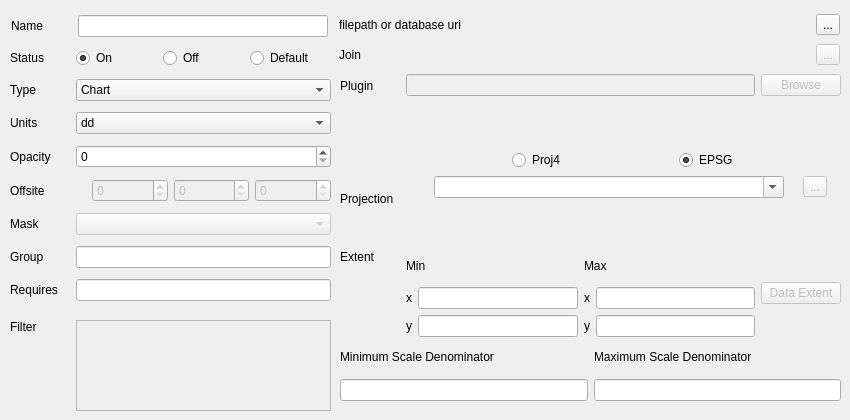
  <widget class="QWidget" name="generalTab">
   <property name="enabled">
    <bool>true</bool>
   </property>
   <attribute name="title">
    <string>General</string>
   </attribute>
   <widget class="QWidget" name="verticalLayoutWidget">
    <property name="geometry">
     <rect>
      <x>10</x>
      <y>10</y>
      <width>321</width>
      <height>315</height>
     </rect>
    </property>
    <layout class="QVBoxLayout" name="verticalLayout">
     <property name="bottomMargin">
      <number>10</number>
     </property>
     <item>
      <layout class="QHBoxLayout" name="horizontalLayout_3">
       <item>
        <widget class="QLabel" name="mf_layerName_label">
         <property name="minimumSize">
          <size>
           <width>60</width>
           <height>0</height>
          </size>
         </property>
         <property name="maximumSize">
          <size>
           <width>60</width>
           <height>16777215</height>
          </size>
         </property>
         <property name="text">
          <string>Name</string>
         </property>
        </widget>
       </item>
       <item>
        <widget class="QLineEdit" name="mf_layerName_value">
         <property name="sizePolicy">
          <sizepolicy hsizetype="Maximum" vsizetype="Fixed">
           <horstretch>0</horstretch>
           <verstretch>0</verstretch>
          </sizepolicy>
         </property>
         <property name="minimumSize">
          <size>
           <width>250</width>
           <height>0</height>
          </size>
         </property>
        </widget>
       </item>
      </layout>
     </item>
     <item>
      <layout class="QHBoxLayout" name="horizontalLayout_4">
       <item>
        <widget class="QLabel" name="mf_status_label">
         <property name="minimumSize">
          <size>
           <width>60</width>
           <height>0</height>
          </size>
         </property>
         <property name="maximumSize">
          <size>
           <width>60</width>
           <height>16777215</height>
          </size>
         </property>
         <property name="text">
          <string>Status</string>
         </property>
        </widget>
       </item>
       <item>
        <widget class="QRadioButton" name="mf_statusOn_radio">
         <property name="text">
          <string>On</string>
         </property>
         <property name="checked">
          <bool>true</bool>
         </property>
        </widget>
       </item>
       <item>
        <widget class="QRadioButton" name="mf_statusOff_radio">
         <property name="text">
          <string>Off</string>
         </property>
        </widget>
       </item>
       <item>
        <widget class="QRadioButton" name="mf_statusDefault_radio">
         <property name="text">
          <string>Default</string>
         </property>
        </widget>
       </item>
      </layout>
     </item>
     <item>
      <layout class="QHBoxLayout" name="horizontalLayout_38">
       <item>
        <widget class="QLabel" name="mf_type_label">
         <property name="minimumSize">
          <size>
           <width>60</width>
           <height>0</height>
          </size>
         </property>
         <property name="maximumSize">
          <size>
           <width>60</width>
           <height>16777215</height>
          </size>
         </property>
         <property name="text">
          <string>Type</string>
         </property>
        </widget>
       </item>
       <item>
        <widget class="QComboBox" name="mf_type_combo">
         <item>
          <property name="text">
           <string>Chart</string>
          </property>
         </item>
         <item>
          <property name="text">
           <string>Circle</string>
          </property>
         </item>
         <item>
          <property name="text">
           <string>Line</string>
          </property>
         </item>
         <item>
          <property name="text">
           <string>Point</string>
          </property>
         </item>
         <item>
          <property name="text">
           <string>Polygon</string>
          </property>
         </item>
         <item>
          <property name="text">
           <string>Raster</string>
          </property>
         </item>
         <item>
          <property name="text">
           <string>Query</string>
          </property>
         </item>
        </widget>
       </item>
      </layout>
     </item>
     <item>
      <layout class="QHBoxLayout" name="horizontalLayout_39">
       <item>
        <widget class="QLabel" name="mf_units_label">
         <property name="minimumSize">
          <size>
           <width>60</width>
           <height>0</height>
          </size>
         </property>
         <property name="maximumSize">
          <size>
           <width>60</width>
           <height>16777215</height>
          </size>
         </property>
         <property name="text">
          <string>Units</string>
         </property>
        </widget>
       </item>
       <item>
        <widget class="QComboBox" name="mf_units_combo">
         <item>
          <property name="text">
           <string>dd</string>
          </property>
         </item>
         <item>
          <property name="text">
           <string>feet</string>
          </property>
         </item>
         <item>
          <property name="text">
           <string>inches</string>
          </property>
         </item>
         <item>
          <property name="text">
           <string>kilometers</string>
          </property>
         </item>
         <item>
          <property name="text">
           <string>meters</string>
          </property>
         </item>
         <item>
          <property name="text">
           <string>miles</string>
          </property>
         </item>
         <item>
          <property name="text">
           <string>nauticalmiles</string>
          </property>
         </item>
         <item>
          <property name="text">
           <string>percentages</string>
          </property>
         </item>
         <item>
          <property name="text">
           <string>pixels</string>
          </property>
         </item>
        </widget>
       </item>
      </layout>
     </item>
     <item>
      <layout class="QHBoxLayout" name="horizontalLayout_27">
       <item>
        <widget class="QLabel" name="mf_opacity_label">
         <property name="minimumSize">
          <size>
           <width>60</width>
           <height>0</height>
          </size>
         </property>
         <property name="maximumSize">
          <size>
           <width>60</width>
           <height>16777215</height>
          </size>
         </property>
         <property name="text">
          <string>Opacity</string>
         </property>
        </widget>
       </item>
       <item>
        <widget class="QSpinBox" name="mf_opacity_box">
         <property name="enabled">
          <bool>true</bool>
         </property>
         <property name="maximum">
          <number>100</number>
         </property>
        </widget>
       </item>
      </layout>
     </item>
     <item>
      <layout class="QHBoxLayout" name="horizontalLayout_26">
       <item>
        <widget class="QLabel" name="mf_offsite_label">
         <property name="text">
          <string>Offsite</string>
         </property>
        </widget>
       </item>
       <item>
        <widget class="QSpinBox" name="mf_offsiteRed_box">
         <property name="enabled">
          <bool>false</bool>
         </property>
         <property name="maximum">
          <number>250</number>
         </property>
        </widget>
       </item>
       <item>
        <widget class="QSpinBox" name="mf_offsiteGreen_box">
         <property name="enabled">
          <bool>false</bool>
         </property>
         <property name="maximum">
          <number>250</number>
         </property>
        </widget>
       </item>
       <item>
        <widget class="QSpinBox" name="mf_offsiteBlue_box">
         <property name="enabled">
          <bool>false</bool>
         </property>
         <property name="maximum">
          <number>250</number>
         </property>
        </widget>
       </item>
      </layout>
     </item>
     <item>
      <layout class="QHBoxLayout" name="horizontalLayout_20">
       <item>
        <widget class="QLabel" name="mf_mask_label">
         <property name="minimumSize">
          <size>
           <width>60</width>
           <height>0</height>
          </size>
         </property>
         <property name="maximumSize">
          <size>
           <width>60</width>
           <height>16777215</height>
          </size>
         </property>
         <property name="text">
          <string>Mask</string>
         </property>
        </widget>
       </item>
       <item>
        <widget class="QComboBox" name="mf_mask_box">
         <property name="enabled">
          <bool>false</bool>
         </property>
        </widget>
       </item>
      </layout>
     </item>
     <item>
      <layout class="QHBoxLayout" name="horizontalLayout_12">
       <item>
        <widget class="QLabel" name="mf_Group_label">
         <property name="minimumSize">
          <size>
           <width>60</width>
           <height>0</height>
          </size>
         </property>
         <property name="maximumSize">
          <size>
           <width>60</width>
           <height>16777215</height>
          </size>
         </property>
         <property name="text">
          <string>Group</string>
         </property>
        </widget>
       </item>
       <item>
        <widget class="QLineEdit" name="mf_group_edit"/>
       </item>
      </layout>
     </item>
     <item>
      <layout class="QHBoxLayout" name="horizontalLayout_32">
       <item>
        <widget class="QLabel" name="mf_requires_label">
         <property name="minimumSize">
          <size>
           <width>60</width>
           <height>0</height>
          </size>
         </property>
         <property name="maximumSize">
          <size>
           <width>60</width>
           <height>16777215</height>
          </size>
         </property>
         <property name="text">
          <string>Requires</string>
         </property>
        </widget>
       </item>
       <item>
        <widget class="QLineEdit" name="ms_requires_edit"/>
       </item>
      </layout>
     </item>
    </layout>
   </widget>
   <widget class="QWidget" name="horizontalLayoutWidget_5">
    <property name="geometry">
     <rect>
      <x>340</x>
      <y>250</y>
      <width>501</width>
      <height>87</height>
     </rect>
    </property>
    <layout class="QHBoxLayout" name="horizontalLayout_7">
     <item>
      <widget class="QLabel" name="mf_extent_abel">
       <property name="minimumSize">
        <size>
         <width>60</width>
         <height>0</height>
        </size>
       </property>
       <property name="maximumSize">
        <size>
         <width>60</width>
         <height>16777215</height>
        </size>
       </property>
       <property name="text">
        <string>Extent</string>
       </property>
       <property name="alignment">
        <set>Qt::AlignLeading|Qt::AlignLeft|Qt::AlignTop</set>
       </property>
      </widget>
     </item>
     <item>
      <layout class="QVBoxLayout" name="verticalLayout_2">
       <item>
        <widget class="QLabel" name="mf_extentMin_label">
         <property name="text">
          <string>Min</string>
         </property>
        </widget>
       </item>
       <item>
        <layout class="QHBoxLayout" name="horizontalLayout_47">
         <item>
          <widget class="QLabel" name="mf_x_min_label">
           <property name="text">
            <string>x</string>
           </property>
          </widget>
         </item>
         <item>
          <widget class="QLineEdit" name="mf_extent_minx"/>
         </item>
        </layout>
       </item>
       <item>
        <layout class="QHBoxLayout" name="horizontalLayout_48">
         <item>
          <widget class="QLabel" name="mf_y_min_label">
           <property name="text">
            <string>y</string>
           </property>
          </widget>
         </item>
         <item>
          <widget class="QLineEdit" name="mf_extent_miny"/>
         </item>
        </layout>
       </item>
      </layout>
     </item>
     <item>
      <layout class="QVBoxLayout" name="verticalLayout_3">
       <item>
        <widget class="QLabel" name="mf_extentMax_label">
         <property name="text">
          <string>Max</string>
         </property>
        </widget>
       </item>
       <item>
        <layout class="QHBoxLayout" name="horizontalLayout_49">
         <item>
          <widget class="QLabel" name="mf_x_max_label">
           <property name="text">
            <string>x</string>
           </property>
          </widget>
         </item>
         <item>
          <widget class="QLineEdit" name="mf_extent_maxx"/>
         </item>
        </layout>
       </item>
       <item>
        <layout class="QHBoxLayout" name="horizontalLayout_50">
         <item>
          <widget class="QLabel" name="mf_y_max_label">
           <property name="text">
            <string>y</string>
           </property>
          </widget>
         </item>
         <item>
          <widget class="QLineEdit" name="mf_extent_maxy"/>
         </item>
        </layout>
       </item>
      </layout>
     </item>
     <item>
      <widget class="QPushButton" name="mf_dataExtent_button">
       <property name="enabled">
        <bool>false</bool>
       </property>
       <property name="text">
        <string>Data Extent</string>
       </property>
      </widget>
     </item>
    </layout>
   </widget>
   <widget class="QWidget" name="horizontalLayoutWidget_6">
    <property name="geometry">
     <rect>
      <x>10</x>
      <y>320</y>
      <width>321</width>
      <height>91</height>
     </rect>
    </property>
    <layout class="QHBoxLayout" name="horizontalLayout_8">
     <item>
      <widget class="QLabel" name="mf_filter_label">
       <property name="minimumSize">
        <size>
         <width>60</width>
         <height>0</height>
        </size>
       </property>
       <property name="maximumSize">
        <size>
         <width>60</width>
         <height>16777215</height>
        </size>
       </property>
       <property name="text">
        <string>Filter</string>
       </property>
       <property name="alignment">
        <set>Qt::AlignLeading|Qt::AlignLeft|Qt::AlignTop</set>
       </property>
      </widget>
     </item>
     <item>
      <widget class="QTextEdit" name="mf_filter_edit">
       <property name="enabled">
        <bool>false</bool>
       </property>
      </widget>
     </item>
    </layout>
   </widget>
   <widget class="QWidget" name="horizontalLayoutWidget_22">
    <property name="geometry">
     <rect>
      <x>340</x>
      <y>340</y>
      <width>501</width>
      <height>61</height>
     </rect>
    </property>
    <layout class="QHBoxLayout" name="horizontalLayout_23">
     <item>
      <layout class="QVBoxLayout" name="verticalLayout_8">
       <item>
        <widget class="QLabel" name="mf_minScaleDenom_label">
         <property name="text">
          <string>Minimum Scale Denominator</string>
         </property>
        </widget>
       </item>
       <item>
        <widget class="QLineEdit" name="mf_minScaleDenom_edit"/>
       </item>
      </layout>
     </item>
     <item>
      <layout class="QVBoxLayout" name="verticalLayout_9">
       <item>
        <widget class="QLabel" name="mf_maxScaleDenom_label">
         <property name="text">
          <string>Maximum Scale Denominator</string>
         </property>
        </widget>
       </item>
       <item>
        <widget class="QLineEdit" name="mf_maxScaleDenom_edit"/>
       </item>
      </layout>
     </item>
    </layout>
   </widget>
   <widget class="QWidget" name="horizontalLayoutWidget_27">
    <property name="geometry">
     <rect>
      <x>340</x>
      <y>70</y>
      <width>501</width>
      <height>31</height>
     </rect>
    </property>
    <layout class="QHBoxLayout" name="horizontalLayout_28">
     <item>
      <widget class="QLabel" name="mf_plugin_label">
       <property name="minimumSize">
        <size>
         <width>60</width>
         <height>0</height>
        </size>
       </property>
       <property name="maximumSize">
        <size>
         <width>60</width>
         <height>16777215</height>
        </size>
       </property>
       <property name="text">
        <string>Plugin</string>
       </property>
      </widget>
     </item>
     <item>
      <widget class="QLineEdit" name="mf_plugin_edit">
       <property name="enabled">
        <bool>false</bool>
       </property>
      </widget>
     </item>
     <item>
      <widget class="QPushButton" name="mf_browse_Button">
       <property name="enabled">
        <bool>false</bool>
       </property>
       <property name="text">
        <string>Browse</string>
       </property>
      </widget>
     </item>
    </layout>
   </widget>
   <widget class="QWidget" name="layoutWidget5">
    <property name="geometry">
     <rect>
      <x>340</x>
      <y>150</y>
      <width>501</width>
      <height>97</height>
     </rect>
    </property>
    <layout class="QHBoxLayout" name="projectionLayout">
     <item>
      <widget class="QLabel" name="mf_map_projection_label">
       <property name="enabled">
        <bool>true</bool>
       </property>
       <property name="minimumSize">
        <size>
         <width>75</width>
         <height>0</height>
        </size>
       </property>
       <property name="maximumSize">
        <size>
         <width>75</width>
         <height>16777215</height>
        </size>
       </property>
       <property name="baseSize">
        <size>
         <width>0</width>
         <height>0</height>
        </size>
       </property>
       <property name="text">
        <string>Projection</string>
       </property>
      </widget>
     </item>
     <item>
      <layout class="QVBoxLayout" name="verticalLayout_10">
       <item>
        <layout class="QHBoxLayout" name="horizontalLayout_40">
         <property name="sizeConstraint">
          <enum>QLayout::SetDefaultConstraint</enum>
         </property>
         <item>
          <widget class="QRadioButton" name="mf_map_projection_btproj">
           <property name="minimumSize">
            <size>
             <width>70</width>
             <height>0</height>
            </size>
           </property>
           <property name="maximumSize">
            <size>
             <width>70</width>
             <height>16777215</height>
            </size>
           </property>
           <property name="baseSize">
            <size>
             <width>70</width>
             <height>0</height>
            </size>
           </property>
           <property name="toolTip">
            <string>&lt;html&gt;&lt;head/&gt;&lt;body&gt;&lt;p&gt;Define projection using WKT Proj4 string.&lt;/p&gt;&lt;/body&gt;&lt;/html&gt;</string>
           </property>
           <property name="text">
            <string>Proj4</string>
           </property>
          </widget>
         </item>
         <item>
          <widget class="QRadioButton" name="mf_map_projection_btepsg">
           <property name="minimumSize">
            <size>
             <width>70</width>
             <height>0</height>
            </size>
           </property>
           <property name="maximumSize">
            <size>
             <width>70</width>
             <height>16777215</height>
            </size>
           </property>
           <property name="baseSize">
            <size>
             <width>70</width>
             <height>0</height>
            </size>
           </property>
           <property name="toolTip">
            <string>&lt;html&gt;&lt;head/&gt;&lt;body&gt;&lt;p&gt;Define projection using EPSG code.&lt;/p&gt;&lt;/body&gt;&lt;/html&gt;</string>
           </property>
           <property name="text">
            <string>EPSG</string>
           </property>
           <property name="checked">
            <bool>true</bool>
           </property>
          </widget>
         </item>
        </layout>
       </item>
       <item>
        <layout class="QHBoxLayout" name="horizontalLayout_31">
         <item>
          <widget class="QComboBox" name="mf_map_projection">
           <property name="minimumSize">
            <size>
             <width>300</width>
             <height>0</height>
            </size>
           </property>
           <property name="maximumSize">
            <size>
             <width>350</width>
             <height>16777215</height>
            </size>
           </property>
           <property name="toolTip">
            <string>&lt;html&gt;&lt;head/&gt;&lt;body&gt;&lt;p&gt;Search EPSG code using EPSG key word or WKT proj4 string using +proj key word. Projection are always store in wkt proj string for best performance.&lt;/p&gt;&lt;/body&gt;&lt;/html&gt;</string>
           </property>
           <property name="editable">
            <bool>true</bool>
           </property>
          </widget>
         </item>
         <item>
          <widget class="QToolButton" name="mf_map_projection_btlink">
           <property name="enabled">
            <bool>false</bool>
           </property>
           <property name="text">
            <string>...</string>
           </property>
           <property name="icon">
            <iconset resource="resources.qrc">
             <normaloff>:/ui/images/icons/documentinfo.png</normaloff>:/ui/images/icons/documentinfo.png</iconset>
           </property>
          </widget>
         </item>
        </layout>
       </item>
       <item>
        <widget class="QLabel" name="mf_map_projection_info">
         <property name="styleSheet">
          <string notr="true"/>
         </property>
         <property name="text">
          <string/>
         </property>
         <property name="textFormat">
          <enum>Qt::PlainText</enum>
         </property>
         <property name="margin">
          <number>5</number>
         </property>
        </widget>
       </item>
      </layout>
     </item>
    </layout>
   </widget>
   <widget class="QWidget" name="horizontalLayoutWidget_35">
    <property name="geometry">
     <rect>
      <x>339</x>
      <y>9</y>
      <width>501</width>
      <height>31</height>
     </rect>
    </property>
    <layout class="QHBoxLayout" name="horizontalLayout_45">
     <item>
      <widget class="QLabel" name="layer_adddata_label">
       <property name="text">
        <string>filepath or database uri</string>
       </property>
      </widget>
     </item>
     <item>
      <widget class="QToolButton" name="layer_adddata_button">
       <property name="text">
        <string>...</string>
       </property>
      </widget>
     </item>
    </layout>
   </widget>
   <widget class="QWidget" name="horizontalLayoutWidget_36">
    <property name="geometry">
     <rect>
      <x>339</x>
      <y>39</y>
      <width>501</width>
      <height>31</height>
     </rect>
    </property>
    <layout class="QHBoxLayout" name="horizontalLayout_46">
     <item>
      <widget class="QLabel" name="mf_Join_label">
       <property name="text">
        <string>Join</string>
       </property>
      </widget>
     </item>
     <item>
      <widget class="QToolButton" name="layer_join_tool">
       <property name="enabled">
        <bool>false</bool>
       </property>
       <property name="text">
        <string>...</string>
       </property>
      </widget>
     </item>
    </layout>
   </widget>
  </widget>
